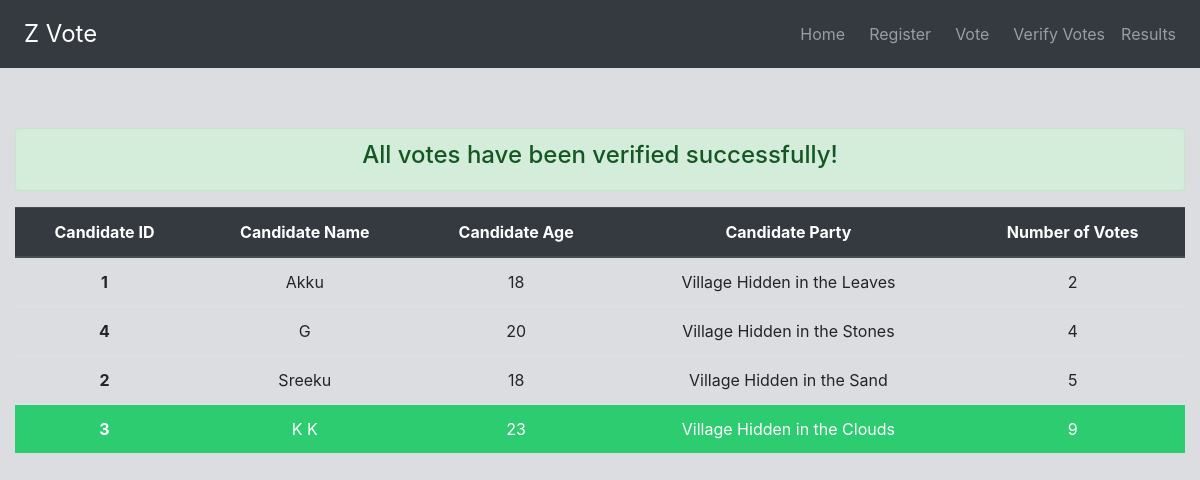
Screenshot of /results (signed in) with the database file from the repository.
### poll/models.py (models this page shows, shortened)
class Candidate(models.Model):
    candidateID = models.IntegerField(primary_key=True)
    name = models.CharField(max_length=100)
    age = models.IntegerField(default=18)
    party = models.CharField(max_length=100)
    criminalRecords = models.BooleanField(default=False)
    count = models.IntegerField(default=0)

### poll/views.py (the view, shortened to what this page needs)
# urls.py: path('results', views.result, name='result'),
def result(request):
    time = get_vote_time()
    if time[0].end<datetime.datetime.now(datetime.timezone.utc):
        if request.method == "GET":
            global resultCalculated
            voteVerification = verifyVotes()
            if len(voteVerification):
                    return render(request, 'poll/verification.html', {'verification':"Verification failed.\
                    Votes have been tampered in following blocks --> {}. The authority \
                        will resolve the issue".format(voteVerification), 'error':True})
            context = {"candidates":models.Candidate.objects.order_by('count'), "winner":models.Candidate.objects.order_by('count').reverse()[0]}
            return render(request, 'poll/results.html', context)

### poll/merkleTree/merkleTree.py (called while the page is built)
    def isLeaf(self):
        return ((self.left == None) and (self.right == None))

    def __returnHash(self, x):
            return (hashlib.sha256(x.encode()).hexdigest())

    def calculateMerkleRoot(self):
        def __merkleHash(node):
            if node.isLeaf():
                return node
            left = __merkleHash(node.left).data
            right = __merkleHash(node.right).data
            node.data = self.__returnHash(left+right)
            return node
        merkleRoot = __merkleHash(self.root)
        self._merkleRoot = merkleRoot.data
        return self._merkleRoot

    def getMerkleRoot(self):
        return self._merkleRoot

### poll/models.py (called while the page is built)
    def __str__(self):
        return "{}|{}|{}".format(self.id, self.vote, self.timestamp)

### poll/views.py (called while the page is built)
def verifyVotes():
    block_count = models.Block.objects.count()
    tampered_block_list = []
    for i in range (1, block_count+1):
        block = models.Block.objects.get(id=i)
        transactions = models.Vote.objects.filter(block_id=i)
        str_transactions = [str(x) for x in transactions]
        merkle_tree = merkleTree.merkleTree()
        merkle_tree.makeTreeFromArray(str_transactions)
        merkle_tree.calculateMerkleRoot()
        if (block.merkle_hash == merkle_tree.getMerkleRoot()):
            continue
        else:
            tampered_block_list.append(i)
    return tampered_block_list

### poll/xtra.py (called while the page is built)
def get_vote_time():
    datetime = VoteTime.objects.all()
    return datetime

### poll/templates/poll/results.html
{% extends 'poll/base.html' %}
{% block content %}
    <div class="alert alert-success text-center" role="alert">
        <h4 class="alert-heading">All votes have been verified successfully!</h4>
    </div>
    <table class="table table-hover text-center">
        <thead class="thead-dark">
            <tr>
                <th scope="col">Candidate ID</th>
                <th scope="col">Candidate Name</th>
                <th scope="col">Candidate Age</th>
                <th scope="col">Candidate Party</th>
                <th scope="col">Number of Votes</th>
            </tr>
        </thead>
        {% if candidates %}
        <tbody>
        {% for candidate in candidates %}
            <tr style="{% if candidate == winner %} background-color:#2ecc71; color:white; {% endif %}">
                <th scope="row">{{ candidate.candidateID }}</th>
                <td>{{ candidate.name }}</td>
                <td>{{ candidate.age }}</td>
                <td>{{ candidate.party }}</td>
                <td>{{ candidate.count }}</td>
            </tr>
        {% endfor %}
        </tbody>
    </table>
        {% else %}
        <p>No candidates yet</p>
        {% endif %}
{% endblock content %}

### rows the page displays
Candidate: candidateID "1", name "Akku", age "18", party "Village Hidden in the Leaves", count "2"
Candidate: candidateID "4", name "G", age "20", party "Village Hidden in the Stones", count "4"
Candidate: candidateID "2", name "Sreeku", age "18", party "Village Hidden in the Sand", count "5"
Candidate: candidateID "3", name "K K", age "23", party "Village Hidden in the Clouds", count "9"
